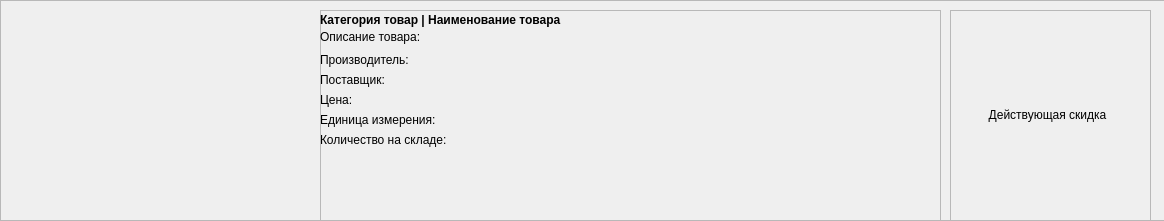
<?xml version="1.0" encoding="UTF-8"?>
<ui version="4.0">
 <class>Form</class>
 <widget class="QWidget" name="Form">
  <property name="geometry">
   <rect>
    <x>0</x>
    <y>0</y>
    <width>1164</width>
    <height>221</height>
   </rect>
  </property>
  <property name="sizePolicy">
   <sizepolicy hsizetype="Expanding" vsizetype="Fixed">
    <horstretch>0</horstretch>
    <verstretch>0</verstretch>
   </sizepolicy>
  </property>
  <property name="minimumSize">
   <size>
    <width>0</width>
    <height>220</height>
   </size>
  </property>
  <property name="windowTitle">
   <string>Form</string>
  </property>
  <widget class="QFrame" name="rowFrame">
   <property name="geometry">
    <rect>
     <x>0</x>
     <y>0</y>
     <width>1171</width>
     <height>221</height>
    </rect>
   </property>
   <property name="sizePolicy">
    <sizepolicy hsizetype="Ignored" vsizetype="Preferred">
     <horstretch>0</horstretch>
     <verstretch>0</verstretch>
    </sizepolicy>
   </property>
   <property name="frameShape">
    <enum>QFrame::Shape::StyledPanel</enum>
   </property>
   <property name="frameShadow">
    <enum>QFrame::Shadow::Raised</enum>
   </property>
   <widget class="QFrame" name="infoFrame">
    <property name="geometry">
     <rect>
      <x>320</x>
      <y>10</y>
      <width>621</width>
      <height>211</height>
     </rect>
    </property>
    <property name="frameShape">
     <enum>QFrame::Shape::StyledPanel</enum>
    </property>
    <property name="frameShadow">
     <enum>QFrame::Shadow::Raised</enum>
    </property>
    <widget class="QLabel" name="labelCategoryName">
     <property name="geometry">
      <rect>
       <x>0</x>
       <y>0</y>
       <width>621</width>
       <height>20</height>
      </rect>
     </property>
     <property name="font">
      <font>
       <bold>true</bold>
      </font>
     </property>
     <property name="text">
      <string>Категория товар | Наименование товара</string>
     </property>
    </widget>
    <widget class="QLabel" name="descriptionLabel">
     <property name="geometry">
      <rect>
       <x>0</x>
       <y>20</y>
       <width>621</width>
       <height>21</height>
      </rect>
     </property>
     <property name="text">
      <string>&lt;html&gt;&lt;head/&gt;&lt;body&gt;&lt;p&gt;Описание товара:&lt;/p&gt;&lt;/body&gt;&lt;/html&gt;</string>
     </property>
     <property name="alignment">
      <set>Qt::AlignmentFlag::AlignLeading|Qt::AlignmentFlag::AlignLeft|Qt::AlignmentFlag::AlignTop</set>
     </property>
     <property name="wordWrap">
      <bool>true</bool>
     </property>
    </widget>
    <widget class="QLabel" name="producerLabel">
     <property name="geometry">
      <rect>
       <x>0</x>
       <y>40</y>
       <width>621</width>
       <height>20</height>
      </rect>
     </property>
     <property name="text">
      <string>Производитель:</string>
     </property>
    </widget>
    <widget class="QLabel" name="supplierLabel">
     <property name="geometry">
      <rect>
       <x>0</x>
       <y>60</y>
       <width>621</width>
       <height>20</height>
      </rect>
     </property>
     <property name="text">
      <string>Поставщик:</string>
     </property>
    </widget>
    <widget class="QLabel" name="priceLabel">
     <property name="geometry">
      <rect>
       <x>0</x>
       <y>80</y>
       <width>621</width>
       <height>20</height>
      </rect>
     </property>
     <property name="text">
      <string>Цена:</string>
     </property>
    </widget>
    <widget class="QLabel" name="countLabel">
     <property name="geometry">
      <rect>
       <x>0</x>
       <y>120</y>
       <width>621</width>
       <height>20</height>
      </rect>
     </property>
     <property name="text">
      <string>Количество на складе:</string>
     </property>
    </widget>
    <widget class="QLabel" name="unitLabel">
     <property name="geometry">
      <rect>
       <x>0</x>
       <y>100</y>
       <width>621</width>
       <height>20</height>
      </rect>
     </property>
     <property name="text">
      <string>Единица измерения:</string>
     </property>
    </widget>
   </widget>
   <widget class="QFrame" name="discountFrame">
    <property name="geometry">
     <rect>
      <x>950</x>
      <y>10</y>
      <width>201</width>
      <height>211</height>
     </rect>
    </property>
    <property name="frameShape">
     <enum>QFrame::Shape::StyledPanel</enum>
    </property>
    <property name="frameShadow">
     <enum>QFrame::Shadow::Raised</enum>
    </property>
    <widget class="QLabel" name="discountLabel">
     <property name="geometry">
      <rect>
       <x>2</x>
       <y>9</y>
       <width>191</width>
       <height>191</height>
      </rect>
     </property>
     <property name="text">
      <string>Действующая скидка</string>
     </property>
     <property name="scaledContents">
      <bool>true</bool>
     </property>
     <property name="alignment">
      <set>Qt::AlignmentFlag::AlignCenter</set>
     </property>
    </widget>
   </widget>
   <widget class="QLabel" name="photoLabel">
    <property name="geometry">
     <rect>
      <x>10</x>
      <y>10</y>
      <width>300</width>
      <height>200</height>
     </rect>
    </property>
    <property name="minimumSize">
     <size>
      <width>300</width>
      <height>200</height>
     </size>
    </property>
    <property name="maximumSize">
     <size>
      <width>300</width>
      <height>200</height>
     </size>
    </property>
    <property name="text">
     <string/>
    </property>
    <property name="pixmap">
     <pixmap>../../Desktop/Дем 2026 задание/Модуль 1/import/picture.png</pixmap>
    </property>
    <property name="scaledContents">
     <bool>true</bool>
    </property>
    <property name="alignment">
     <set>Qt::AlignmentFlag::AlignCenter</set>
    </property>
   </widget>
  </widget>
 </widget>
 <resources/>
 <connections/>
</ui>
